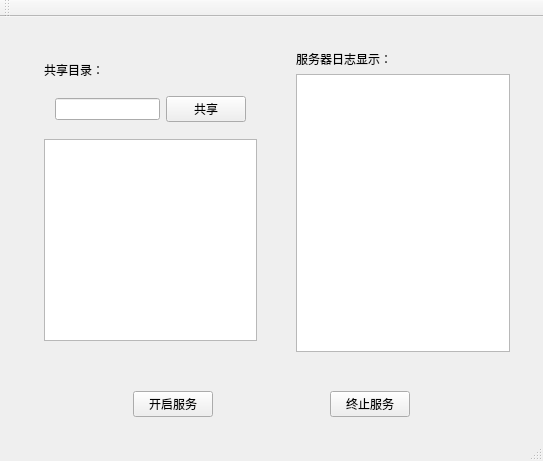
<?xml version="1.0" encoding="UTF-8"?>
<ui version="4.0">
 <class>MainWindow</class>
 <widget class="QMainWindow" name="MainWindow">
  <property name="geometry">
   <rect>
    <x>0</x>
    <y>0</y>
    <width>543</width>
    <height>461</height>
   </rect>
  </property>
  <property name="windowTitle">
   <string>MainWindow</string>
  </property>
  <widget class="QWidget" name="centralWidget">
   <layout class="QVBoxLayout" name="verticalLayout_4">
    <item>
     <widget class="QWidget" name="widget_6" native="true">
      <layout class="QHBoxLayout" name="horizontalLayout_3">
       <item>
        <widget class="QWidget" name="widget_3" native="true">
         <layout class="QVBoxLayout" name="verticalLayout">
          <item>
           <widget class="QWidget" name="widget_2" native="true">
            <layout class="QVBoxLayout" name="verticalLayout_2">
             <item>
              <widget class="QLabel" name="label">
               <property name="text">
                <string>共享目录：</string>
               </property>
              </widget>
             </item>
             <item>
              <widget class="QWidget" name="widget" native="true">
               <layout class="QHBoxLayout" name="horizontalLayout">
                <item>
                 <widget class="QLineEdit" name="shareFilePath"/>
                </item>
                <item>
                 <widget class="QPushButton" name="pushButton_2">
                  <property name="text">
                   <string>共享</string>
                  </property>
                 </widget>
                </item>
               </layout>
              </widget>
             </item>
             <item>
              <widget class="QTableWidget" name="showFileTB"/>
             </item>
            </layout>
            <zorder>widget</zorder>
            <zorder>pushButton_2</zorder>
            <zorder>widget</zorder>
            <zorder>label</zorder>
            <zorder>showFileTB</zorder>
           </widget>
          </item>
         </layout>
        </widget>
       </item>
       <item>
        <widget class="QWidget" name="widget_4" native="true">
         <layout class="QVBoxLayout" name="verticalLayout_3">
          <item>
           <widget class="QLabel" name="label_2">
            <property name="text">
             <string>服务器日志显示：</string>
            </property>
           </widget>
          </item>
          <item>
           <widget class="QTableWidget" name="serverLog"/>
          </item>
         </layout>
        </widget>
       </item>
      </layout>
     </widget>
    </item>
    <item>
     <widget class="QWidget" name="widget_5" native="true">
      <layout class="QHBoxLayout" name="horizontalLayout_2">
       <item>
        <spacer name="horizontalSpacer_2">
         <property name="orientation">
          <enum>Qt::Horizontal</enum>
         </property>
         <property name="sizeHint" stdset="0">
          <size>
           <width>40</width>
           <height>20</height>
          </size>
         </property>
        </spacer>
       </item>
       <item>
        <widget class="QPushButton" name="pushButton">
         <property name="text">
          <string>开启服务</string>
         </property>
        </widget>
       </item>
       <item>
        <spacer name="horizontalSpacer">
         <property name="orientation">
          <enum>Qt::Horizontal</enum>
         </property>
         <property name="sizeHint" stdset="0">
          <size>
           <width>40</width>
           <height>20</height>
          </size>
         </property>
        </spacer>
       </item>
       <item>
        <widget class="QPushButton" name="pushButton_3">
         <property name="text">
          <string>终止服务</string>
         </property>
        </widget>
       </item>
       <item>
        <spacer name="horizontalSpacer_3">
         <property name="orientation">
          <enum>Qt::Horizontal</enum>
         </property>
         <property name="sizeHint" stdset="0">
          <size>
           <width>40</width>
           <height>20</height>
          </size>
         </property>
        </spacer>
       </item>
      </layout>
     </widget>
    </item>
   </layout>
  </widget>
  <widget class="QMenuBar" name="menuBar">
   <property name="geometry">
    <rect>
     <x>0</x>
     <y>0</y>
     <width>543</width>
     <height>23</height>
    </rect>
   </property>
  </widget>
  <widget class="QToolBar" name="mainToolBar">
   <attribute name="toolBarArea">
    <enum>TopToolBarArea</enum>
   </attribute>
   <attribute name="toolBarBreak">
    <bool>false</bool>
   </attribute>
  </widget>
  <widget class="QStatusBar" name="statusBar"/>
 </widget>
 <layoutdefault spacing="6" margin="11"/>
 <resources/>
 <connections/>
</ui>
